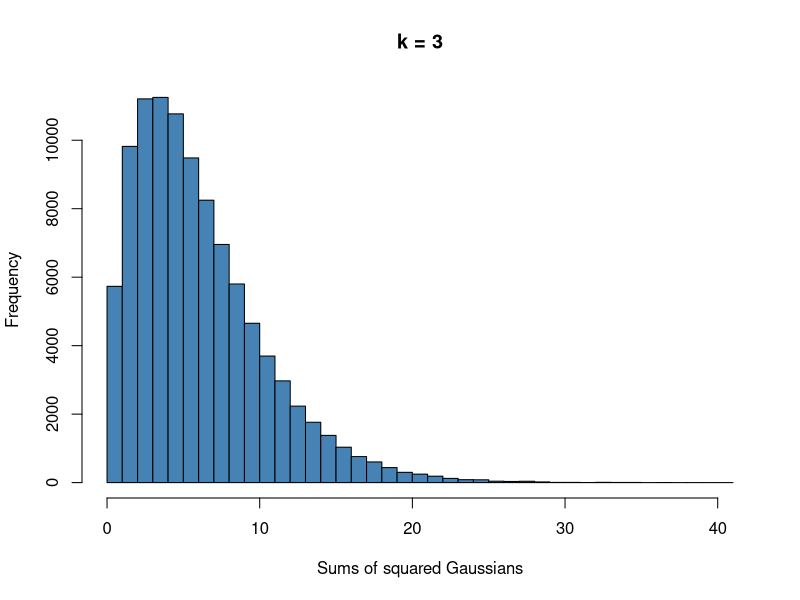
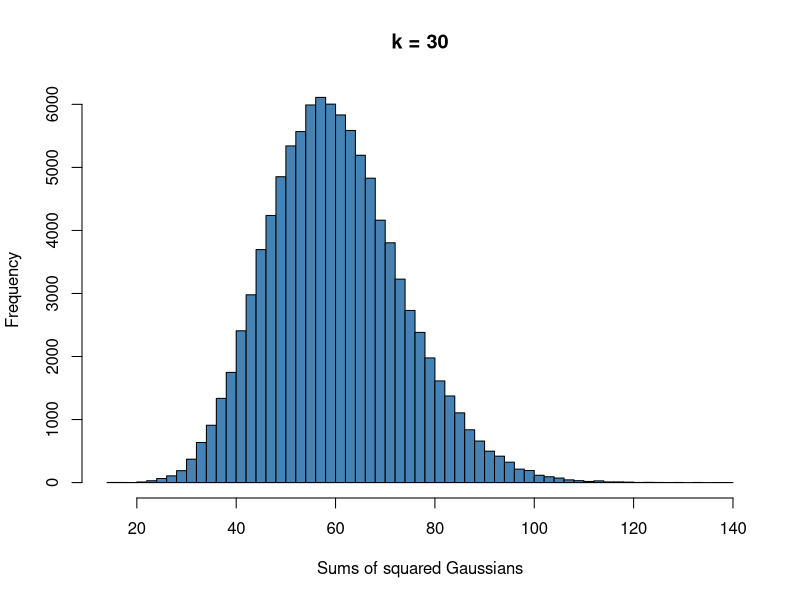
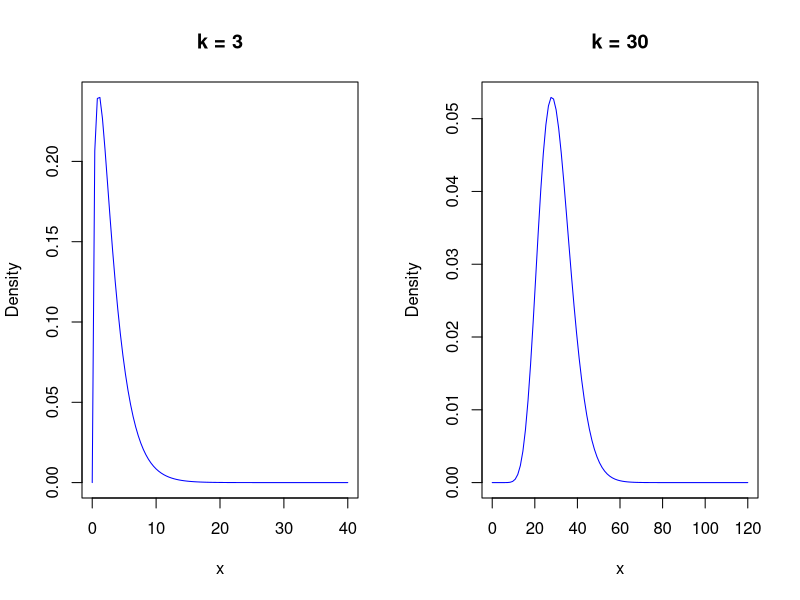
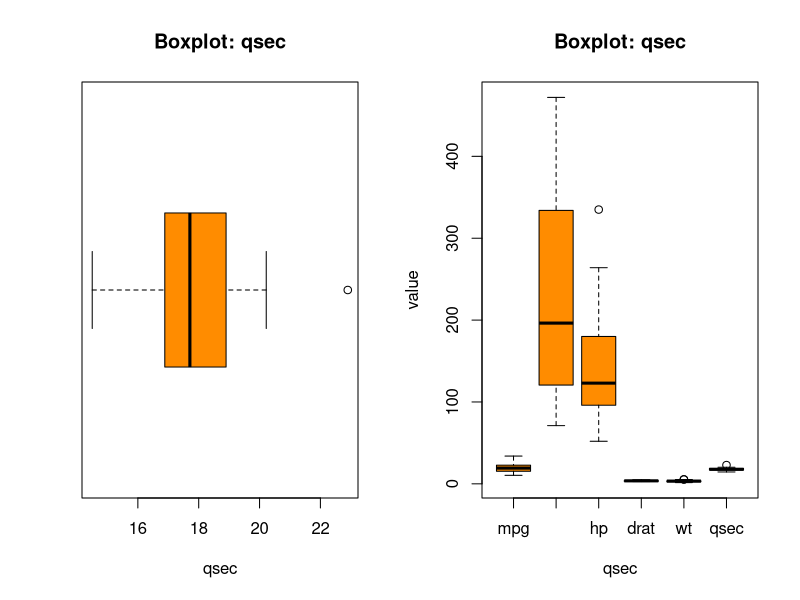
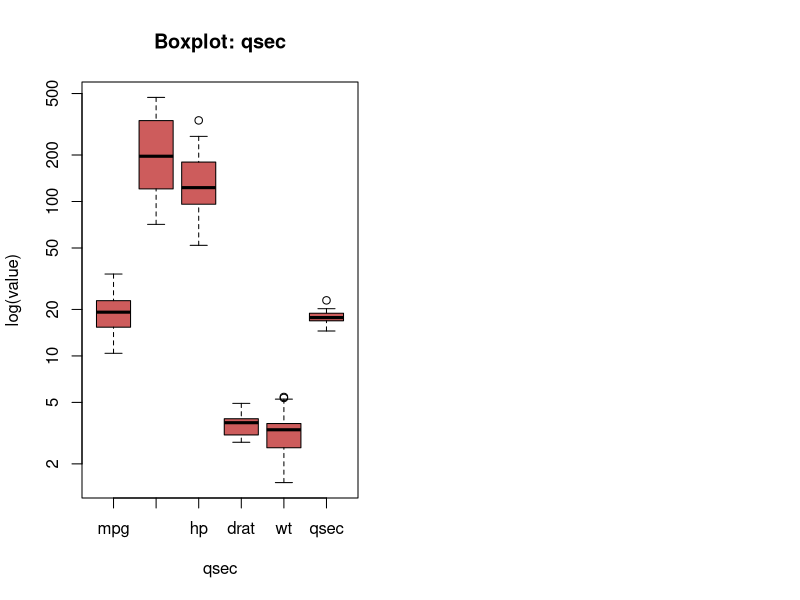
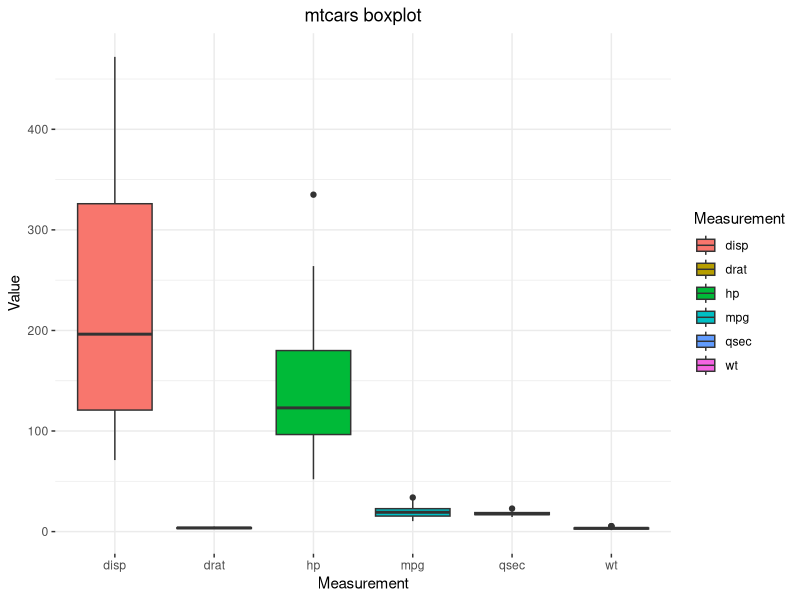
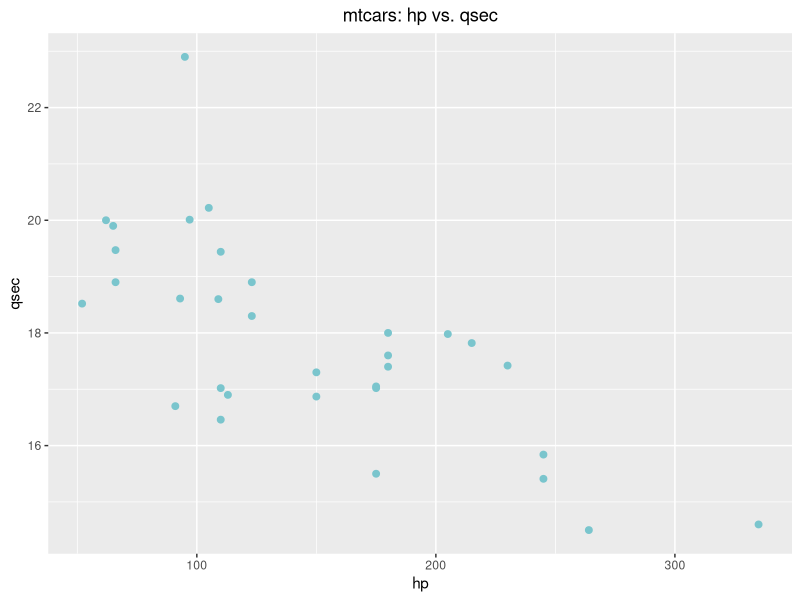
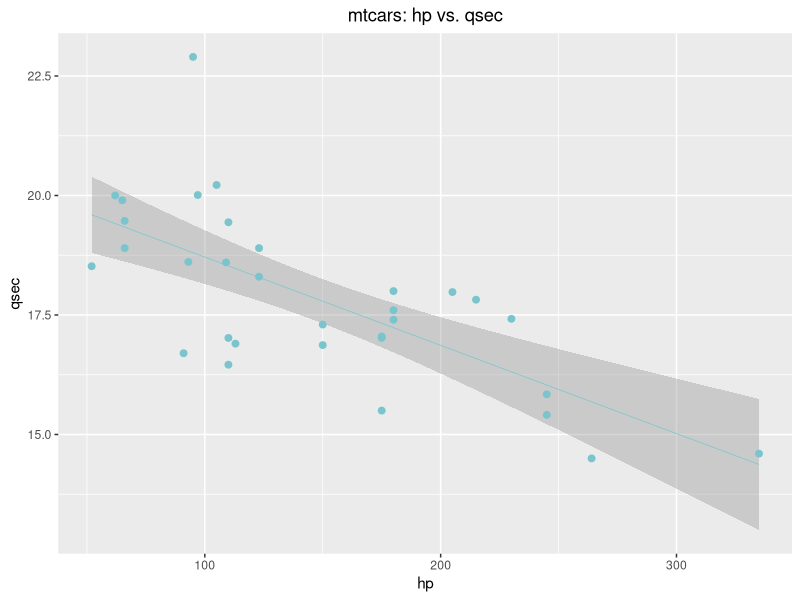

These charts were generated, in order, by the following R code:
### ----------------------------------------------------------------------------
### --- DataKolektiv R STATS 101 for Bioinformatics
### --- Session 02. Introduction to R
### --- author: Goran S. Milovanović, Phd
### --- DataKolektiv, Chief Scientist/Owner
### --- DataKolektiv, 2023.
### --- script: rstats102_session01.R
### --- description: R programming 101
### --- license: GPL-3.0 license
### --- https://www.gnu.org/licenses/gpl-3.0.html
### ----------------------------------------------------------------------------

### ---------------------------------------------------------
### --- Setup
### ---------------------------------------------------------

### --- packages
library(tidyverse)

### --- directory tree

# - where am i?
getwd()

# - dir_tree
data_dir <- paste0(getwd(), "/_data/")
analytics_dir <- paste0(
  getwd(), 
  "/_analytics/"
)
reporting_dir <- paste0(getwd(), "/_reporting/")
img_dir <- paste0(getwd(), "/_img/")

# - note: always use RStudio projects!
list.files(getwd())
list.files()

list.files(data_dir)

### ---------------------------------------------------------
### --- Chi-Square Distribution and Test
### ---------------------------------------------------------

# - Theory: say X follows a Standard Normal Distribution N(0,1). 
# - Take k = 3 such variables, square them, sum up the squares, 
# - and repeat the experiment 100,000 times.

stdNormals3 <- sapply(seq(1, 100000), function(x) {
  sum((rnorm(3, mean = 1, sd = 1))^2)
})

# - Q: How are these sums of standard normal distributions distributed?
# set plot parameters
hist(stdNormals3, 50, main = "k = 3",
     xlab = "Sums of squared Gaussians",
     ylab = "Frequency",
     col = "steelblue")

# - Repeat for k = 30:
stdNormals30 <- sapply(seq(1,100000), function(x) {
  sum((rnorm(30, mean = 1, sd = 1))^2)
})
hist(stdNormals30, 50, main = "k = 30",
     xlab = "Sums of squared Gaussians",
     ylab = "Frequency",
     col = "steelblue")

# - Here it is: 
# - the sum of squared IID random variables - each of them distributed as 
# - N(0,1) - follows a Chi-Square distribution.

par(mfrow = c(1, 2))
curve(dchisq(x, 3), 
      from = 0, to = 40, 
      main = "k = 3", 
      col = "blue",
      xlab = "x", ylab = "Density")
curve(dchisq(x, 30), 
      from = 0, to = 120, 
      main = "k = 30", 
      col = "blue",
      xlab = "x", ylab = "Density")

# - The Chi-Square test
n <- 100

# Step 1: Population parameters (probabilities)
populationP <- c(.5, .3, .2)
expectedCounts <- n * populationP
expectedCounts

# Step 2: Sampling
# random draw from a multinomial distribution of three events:
sample <- as.numeric(rmultinom(1, 100, prob = populationP))
sample
# Step 3: Chi-Square Statistic:
chiSq <- sum(((sample - expectedCounts)^2)/expectedCounts)
print(paste0("The chi-Square statistic is: ", chiSq))
df <- 3 - 1 # k == 3 == number of events
print(paste0("Degrees of freedom: ", df))
sig <- pchisq(chiSq, df, lower.tail = F) # upper tail
print(paste0("Type I Error probability is: ", sig))
print(paste0("Type I Error < .05: ", sig < .05))

# random draw from a multinomial distribution of three events:
populationP <- c(.3, .3, .4)
sample <- as.numeric(rmultinom(1, 100, prob = populationP))
sample

# Step 3: Chi-Square Statistic:
expectedCounts <- populationP * 100
chiSq <- sum(((sample - expectedCounts)^2)/expectedCounts)
print(paste0("The chi-Square statistic is: ", chiSq))
df <- 3 - 1 # k == 3 == number of events
print(paste0("Degrees of freedom: ", df))
sig <- pchisq(chiSq, df, lower.tail = F) # upper tail
print(paste0("Type I Error probability is: ", sig))
print(paste0("Type I Error < .05: ", sig < .05))

# R chisq.test() function
chisq.test(x = sample, 
           y = populationP)


### ---------------------------------------------------------
### --- t-test
### ---------------------------------------------------------

### --- NOTEBOOK rstats101_session04_ttest.html

### ---------------------------------------------------------
### --- Exploratory Data Analysis (EDA)
### ---------------------------------------------------------

# - data: mtcars
data(mtcars)
head(mtcars)

# - dimensionality:
print(paste0("mtcars has ", 
             dim(mtcars)[1], 
             " rows and ", 
             dim(mtcars)[2], 
             " columns."))

# - basic statistics
summary(mtcars)
mean(mtcars$qsec)
median(mtcars$qsec)
min(mtcars$qsec)
max(mtcars$qsec)

# - range
range(mtcars$qsec)
rangeQsec <- abs(Reduce("-", range(mtcars$qsec)))
print(rangeQsec)

quantile(mtcars$qsec, probs = .25)
quantile(mtcars$qsec, probs = c(.25, .5, .75))

# - boxplot
boxplot(mtcars$qsec,
        horizontal = TRUE, 
        xlab="qsec",
        col = "darkorange",
        main = "Boxplot: qsec")

# - The thick line in the box stands where the median of the mtcars$qsec 
# - is found. The box is bounded by Q1 (25%) from the left and Q3 (75%) 
# - from the right. The width of the box thus equates the IQR - 
# - Interquartile Range - which is the difference between Q3 and Q1: 
# - IQR = Q3 - Q1. What about the length of the whiskers, and why is there 
# - that lonely point to the right marked? That needs some discussion:

## NOTE: Boxplot "fences" and outlier detection
## -----------------------------------------
# Boxplot in R recognizes as outliers those data points that are found beyond OUTTER fences
# Source: http://www.itl.nist.gov/div898/handbook/prc/section1/prc16.htm
# Q3 = 75 percentile, Q1 = 25 percentile
Q3 <- quantile(mtcars$qsec, .75)
Q3

Q1 <- quantile(mtcars$qsec, .25)
Q1

# IQ = Q3 - Q1; Interquartile range
IQR <- unname(Q3 - Q1)
IQR

# - The definitions of the fences used in R are:

# - Lower inner fence: Q1 - 1.5*IQR
# - Upper inner fence: Q3 + 1.5*IQR
# - Lower outer fence: Q1 - 3*IQR
# - Upper outer fence: Q3 + 3*IQR
# - A point beyond an inner fence on either side is considered a mild outlier
# - A point beyond an outer fence is considered an extreme outlier
# - Now, let’s find out about the outlier to the right of the boxplot’s 
# - whiskers in our plot:

lif <- Q1 - 1.5*IQR
uif <- Q3 + 1.5*IQR
lof <- Q1 - 3*IQR
uof <- Q3 + 3*IQR
mtcars$qsec[mtcars$qsec > uif]

mtcars$qsec[mtcars$qsec > uof]

boxplot(mtcars[ , c('mpg', 'disp', 'hp', 'drat', 'wt', 'qsec')], 
        horizontal = FALSE, 
        xlab="qsec",
        ylab = "value",
        col = "darkorange",
        main = "Boxplot: qsec")

# - But the variables seem to be on different scales. 
# - What can often help in situations like this one is to 
# - use logarithmic scaling:

boxplot(mtcars[ , c('mpg', 'disp', 'hp', 'drat', 'wt', 'qsec')], 
        horizontal = FALSE, 
        xlab="qsec",
        ylab = "log(value)",
        log = "y",
        col = "indianred",
        main = "Boxplot: qsec")

# - While even base R offers great means to visualize data, 
# - {ggplot2} is the industrial standard data visualization 
# - package and it is definitely way, way better. We will now 
# - begin our study of the anatomy of a ggplot2 plot using our boxplot as an example.

# - In order to produce a boxplot with ggplot2, mtcars first need to be 
# - transformed from the wide data representation format into a long data 
# - representation format:

mtcars$id <- 1:dim(mtcars)[1]
mtcarsPlot <- mtcars %>%
  select(id, mpg, disp, hp, drat, wt, qsec) %>% 
  pivot_longer(cols = -id,
               names_to = "Measurement",
               values_to = "Value")
head(mtcarsPlot, 30)

# - ggplot2 boxplot
ggplot(data = mtcarsPlot, 
       aes(x = Measurement, 
           y = Value, 
           fill = Measurement)) + 
  geom_boxplot() + 
  ggtitle("mtcars boxplot") + 
  theme_bw() + 
  theme(panel.border = element_blank()) + 
  theme(plot.title = element_text(hjust = .5))

# - ggplot2 scatterplot
ggplot(data = mtcars, 
       aes(x = hp, 
           y = qsec)) + 
  geom_point(size = 2, color = "cadetblue3") +
  ggtitle("mtcars: hp vs. qsec") + 
  theme(panel.border = element_blank()) + 
  theme(plot.title = element_text(hjust = .5))

# - ggplot2 scatterplot + regression line
ggplot(data = mtcars, 
       aes(x = hp, 
           y = qsec)) + 
  geom_smooth(method = "lm", size = .25, color = "cadetblue3") + 
  geom_point(size = 2, color = "cadetblue3") +
  ggtitle("mtcars: hp vs. qsec") + 
  theme(panel.border = element_blank()) + 
  theme(plot.title = element_text(hjust = .5))

# - # - ggplot2 scatterplot + regression line + labels
mtcarsPlot <- mtcars %>% 
  select(hp, qsec)
mtcarsPlot$label <- paste0("(", 
                           mtcarsPlot$hp, ", ", 
                           mtcarsPlot$qsec, 
                           ")")
ggplot(data = mtcarsPlot, 
       aes(x = hp, 
           y = qsec, 
           label = label)) + 
  geom_smooth(method = "lm", size = .25, color = "cadetblue3") + 
  geom_point(size = 2, color = "cadetblue3") +
  geom_text(size = 2) + 
  ggtitle("mtcars: hp vs. qsec") + 
  theme(panel.border = element_blank()) + 
  theme(plot.title = element_text(hjust = .5))

# - ggrepel for labels
library(ggrepel)
mtcarsPlot <- mtcars %>% 
  select(hp, qsec)
mtcarsPlot$label <- paste0("(", 
                           mtcarsPlot$hp, ", ", 
                           mtcarsPlot$qsec, 
                           ")")
ggplot(data = mtcarsPlot, 
       aes(x = hp, 
           y = qsec, 
           label = label)) + 
  geom_smooth(method = "lm", size = .25, color = "cadetblue3") + 
  geom_point(size = 1.5, color = "cadetblue3") +
  geom_text_repel(size = 2) + 
  ggtitle("mtcars: hp vs. qsec") + 
  theme(panel.border = element_blank()) + 
  theme(plot.title = element_text(hjust = .5))

# - Distributions and histograms
mtcarsPlot <- mtcars %>% 
  select(cyl) %>% 
  group_by(cyl) %>% 
  summarise(count = n())
mtcarsPlot

ggplot(data = mtcarsPlot, 
       aes(x = cyl, 
           y = count)) + 
  geom_bar(stat = "identity", fill = "cadetblue4", width = .5) + 
  ggtitle("Number of cylinders across the models found in mtcars") +
  theme(panel.border = element_blank()) + 
  theme(plot.title = element_text(hjust = .5))

# - continuous case (probability density)
ggplot(mtcars, 
       aes(x = hp, 
           fill = cyl, 
           group = cyl)) + 
  geom_density(alpha = .15, color = "black") + 
  ggtitle("Distrubutions of hp across cyl") + 
  xlab('hp') + 
  ylab('Density') + 
  theme_bw() + 
  theme(panel.border = element_blank()) +
  theme(plot.title = element_text(hjust = .5))

mtcars$cyl <- as.factor(mtcars$cyl)
ggplot(mtcars, 
       aes(x = hp, 
           fill = cyl, 
           group = cyl)) + 
  geom_density(alpha = .15, color = "black") + 
  ggtitle("Distrubutions of hp across cyl") + 
  xlab('hp') + 
  ylab('Density') + 
  theme_bw() + 
  theme(panel.border = element_blank()) +
  theme(plot.title = element_text(hjust = .5))

ggplot(mtcars, 
       aes(x = hp)) + 
  geom_density(alpha = .15, color = "black", fill = "darkorange") + 
  ggtitle("Distrubution of hp in mtcars") + 
  xlab('hp') + 
  ylab('Density') + 
  theme_bw() + 
  theme(panel.border = element_blank()) +
  theme(plot.title = element_text(hjust = .5))

# - Cross-Tabulations and Aggregations
distribution <- 
  mtcars %>% 
  select(cyl, gear, qsec) %>% 
  group_by(cyl, gear) %>% 
  summarise(meanQsec = mean(qsec))
print(distribution)

ggplot(distribution, 
       aes(x = cyl, 
           y = gear, 
           size = meanQsec, 
           label = meanQsec)) + 
  geom_point(color = "cadetblue3") +
  ggtitle("Mean qsec across cyl and gear in mtcars") + 
  geom_text_repel(size = 3) + 
  theme_bw() + 
  theme(panel.border = element_blank()) +
  theme(plot.title = element_text(hjust = .5))

ggplot(distribution, 
       aes(x = gear, 
           y = meanQsec, 
           label = meanQsec)) + 
  geom_bar(stat = "identity", 
           color = "black", 
           fill = "darkorange") +
  facet_wrap(~cyl) + 
  ggtitle("Mean qsec across cyl and gear in mtcars") + 
  geom_text_repel(size = 3) + 
  theme_bw() + 
  theme(panel.border = element_blank()) +
  theme(plot.title = element_text(hjust = .5))

# - Checking if a variable has a normal distribution
data(iris)
# The Kolmogorov-Smirnov Test
ksSLength <- ks.test(iris$Sepal.Length,
                     "pnorm",
                     mean(iris$Sepal.Length),
                     sd(iris$Sepal.Length),
                     alternative = "two.sided",
                     exact = NULL)

ksSLength

ggplot(iris,
       aes(x = Sepal.Length)) + 
  geom_histogram(binwidth = .25, fill = "darkorange", color = "black") + 
  theme_bw() + 
  theme(panel.border = element_blank())

swPLength <- shapiro.test(iris$Sepal.Length)
swPLength

qqnorm(iris$Sepal.Length, pch = 1, frame = FALSE)
qqline(iris$Sepal.Length, col = "darkblue", lwd = 2)


